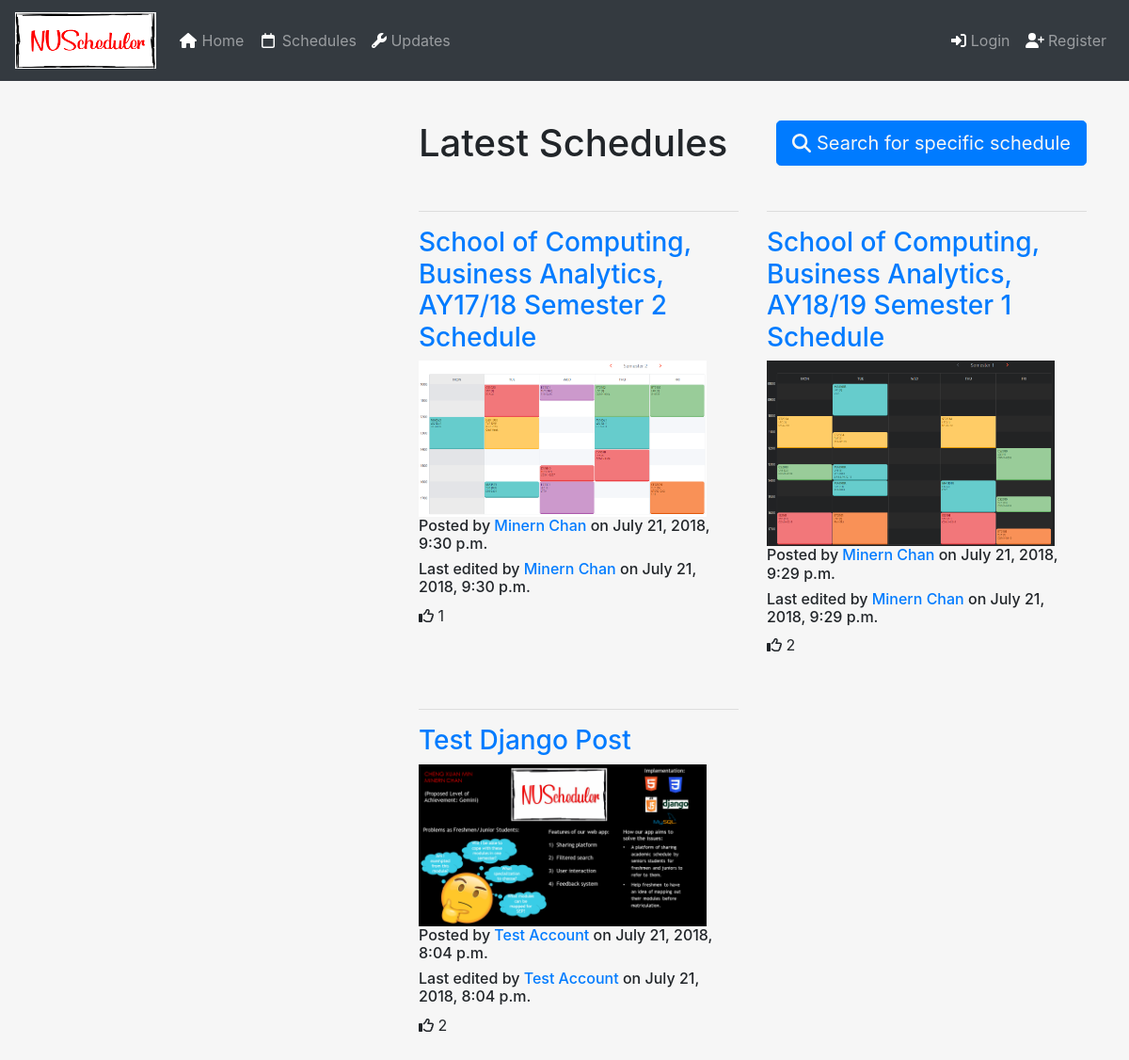
Page /schedule/ on the committed database.
### schedule/models.py (models this page shows, shortened)
class SchedulePost(models.Model):
    id = models.UUIDField(primary_key=True, default=uuid.uuid4, editable=False)
    title = models.CharField(max_length=140)
    image = models.ImageField(upload_to='schedule_image')
    faculty = models.CharField(max_length=100)
    course_name = models.CharField(max_length=200)
    year = models.IntegerField()
    semester = models.CharField(max_length=100)
    modules_taken = models.CharField(max_length=500)
    desc = models.TextField()
    user = models.ForeignKey(get_user_model(), on_delete=models.CASCADE)
    created = models.DateTimeField(auto_now_add=True)
    updated = models.DateTimeField(auto_now=True)
    like = models.ManyToManyField(get_user_model(),related_name='user_votes')

### accounts/models.py (models this page shows)
class User(AbstractUser):
    username = None
    id = models.UUIDField(primary_key=True, default=uuid.uuid4, editable=False)
    email = models.EmailField(_('email address'), unique=True)
    faculty = models.CharField(max_length=100)
    course_name = models.CharField(max_length=200)
    year = models.CharField(max_length=50)
    USERNAME_FIELD = 'email'
    REQUIRED_FIELDS = ['first_name','last_name','faculty','course_name','year',]
    objects = UserManager()

### schedule/views.py (the view)
# urls.py: path('', views.ScheduleView.as_view(), name='schedule'),
class ScheduleView(TemplateView):
    template_name = 'schedule/schedule.html'
    def get(self,request): #Requires HttpResponse
        schedule_posts = SchedulePost.objects.all().order_by('-created')
        args = {'schedule_posts': schedule_posts,}
        return render(request, self.template_name, args)

### schedule/templates/schedule/schedule.html
{% extends 'base.html' %}
{% block content %}
<div class="container-fluid">
    <button type="button" class="btn btn-primary btn-lg" style="float:right;"><a href="{% url 'schedule_search' %}" style="color:#f6f6f6"><i class="fas fa-search"></i> Search for specific schedule</a></button>
    <h1>Latest Schedules</h1>
    <br>
    {% for schedule_post in schedule_posts %}
        {% if forloop.first %} <div class="row"> {% endif %}
            <div class="col-sm-6">
                <hr>
                <h3><a href="{% url 'view_schedule' pk=schedule_post.id %}">{{ schedule_post.title }}</a></h3>
                {% if schedule_post.image %}
                    <img src="{{ schedule_post.image.url }}" class="img-fluid" style="max-width:90%">
                {% endif %}
                <h6>Posted by <a href="{% url 'view_other_profile' id=schedule_post.user.id %}">{{ schedule_post.user.get_full_name }}</a> on {{ schedule_post.created }}</h6>
                <h6>Last edited by <a href="{% url 'view_other_profile' id=schedule_post.user.id %}"> {{ schedule_post.user.get_full_name }}</a> on {{ schedule_post.updated }}</h6>
                <p><i class="far fa-thumbs-up"></i> {{ schedule_post.like.count }} </p>
                <br>
            </div>
        {% if forloop.counter|divisibleby:2 %} </div> <div class="row"> {% endif %}
        {% if forloop.last %} </div> {% endif %}
    {% endfor %}
    <br>
    <br>
</div>
{% endblock %}

### homepage/templates/base.html (shortened to what this page needs)
<!DOCTYPE html>
<html lang="en">
<head>
	{% load staticfiles %}
	<link rel="stylesheet" href="{% static 'homepage/css/bootstrap.min.css' %}" type = "text/css"/>
	<link rel="stylesheet" href="{% static 'homepage/css/all.css' %}"/>
    <link href="{% static 'homepage/css/simple-sidebar.css' %}" rel="stylesheet">
</head>
<body class="body" style="background-color:#f6f6f6">
	<nav class="navbar navbar-expand-md navbar-dark bg-dark fixed-top">
		<div class="navbar-collapse collapse w-100 order-1 order-md-0 dual-collapse2">
			<a class="navbar-brand" href="{% url 'home' %}">
				<img src="{% static 'homepage/img/NUScheduler-logo.png' %}" class="responsive-img" width="150" height="60" alt="NUScheduler Logo">
			</a>
			<div class="navbar-nav">
				<a href="{% url 'home' %}" class="nav-item nav-link"><i class="fas fa-home fa-fw " style="color:white"></i> Home</a></li>
				<a href="{% url 'schedule' %}" class="nav-link"><i class="far fa-calendar fa-fw " style="color:white"></i> Schedules</a></li>
				<a href="{% url 'updates' %}" class="nav-link"><i class="fas fa-wrench " style="color:white"></i> Updates</a></li>
			</div>
		</div>
		{% if user.is_authenticated %}
		<div class="navbar-collapse collapse w-100 order-3 dual-collapse2">
			<ul class="navbar-nav ml-auto">
				<li class="nav-item"><button type="button" class="btn btn-danger"><a href="{% url 'schedule_submit' %}" style="color:#f6f6f6"><i class="fas fa-share"></i> Share your schedule</a></button></li>
				<li class="nav-item"><a class="nav-link" href="{% url 'view_profile' %}"><i class="fas fa-user" style="color:white"></i> Profile</a></li>
				<li class="nav-item"><a class="nav-link" href="{% url 'logout' %}"><i class="fas fa-sign-out-alt" style="color:white"></i> Logout</a></li>
			</ul>
		</div>
		{% else %}
		<div class="navbar-collapse collapse w-100 order-3 dual-collapse2">
			<ul class="navbar-nav ml-auto">
				<li class="nav-item"><a class="nav-link" href="{% url 'login' %}"><i class="fas fa-sign-in-alt" style="color:white"></i> Login</a></li>
				<li class="nav-item"><a class="nav-link" href="{% url 'register' %}"><i class="fas fa-user-plus" style="color:white"></i> Register</a></li>
			</ul>
		</div>
		{% endif %}
	</nav>
	<div class="container-fluid">
		<div class="row">
			<div class="col offset-0" style="margin-top:80px;">
				<div class="container-fluid">
					<br><br>
					{% block content %}
					{% endblock %}
				</div>
			</div>
		</div>
	</div>
</body>
</html>

### homepage/static/homepage/css/all.css (style rules this page uses)
.fa-fw { text-align: center; width: 1.25em; }
.fa-calendar:before { content: "\f133"; }
.fa-thumbs-up:before { content: "\f164"; }
.fa-user-plus:before { content: "\f234"; }
.fa-wrench:before { content: "\f0ad"; }

### homepage/templates/base.html (style rules this page uses)
html, body { height:100% }

### rows in the picture
SchedulePost: title "School of Computing, Business Analytics, AY17/18 Semester 2 Schedule", image (picture), user.get_full_name "Minern Chan", created "July 21, 2018, 9:30 p.m.", updated "July 21, 2018, 9:30 p.m.", like.count "1"
SchedulePost: title "School of Computing, Business Analytics, AY18/19 Semester 1 Schedule", image (picture), user.get_full_name "Minern Chan", created "July 21, 2018, 9:29 p.m.", updated "July 21, 2018, 9:29 p.m.", like.count "2"
SchedulePost: title "Test Django Post", image (picture), user.get_full_name "Test Account", created "July 21, 2018, 8:04 p.m.", updated "July 21, 2018, 8:04 p.m.", like.count "2"
